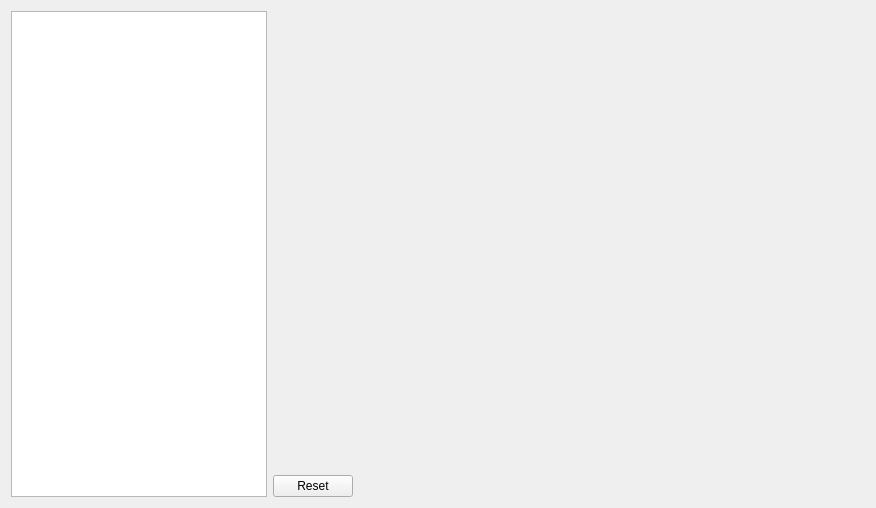
<?xml version="1.0" encoding="UTF-8"?>
<ui version="4.0">
 <class>RoboConfig</class>
 <widget class="QWidget" name="RoboConfig">
  <property name="geometry">
   <rect>
    <x>0</x>
    <y>0</y>
    <width>876</width>
    <height>508</height>
   </rect>
  </property>
  <property name="sizePolicy">
   <sizepolicy hsizetype="Expanding" vsizetype="Expanding">
    <horstretch>0</horstretch>
    <verstretch>0</verstretch>
   </sizepolicy>
  </property>
  <property name="minimumSize">
   <size>
    <width>0</width>
    <height>0</height>
   </size>
  </property>
  <property name="maximumSize">
   <size>
    <width>16777215</width>
    <height>16777215</height>
   </size>
  </property>
  <property name="windowTitle">
   <string>Form</string>
  </property>
  <layout class="QGridLayout" name="gridLayout">
   <item row="1" column="1">
    <widget class="QStackedWidget" name="stackedWidget">
     <property name="sizePolicy">
      <sizepolicy hsizetype="Preferred" vsizetype="Preferred">
       <horstretch>0</horstretch>
       <verstretch>0</verstretch>
      </sizepolicy>
     </property>
     <property name="minimumSize">
      <size>
       <width>0</width>
       <height>0</height>
      </size>
     </property>
     <property name="maximumSize">
      <size>
       <width>16777215</width>
       <height>16777215</height>
      </size>
     </property>
    </widget>
   </item>
   <item row="2" column="1">
    <widget class="QDialogButtonBox" name="buttonBox">
     <property name="sizePolicy">
      <sizepolicy hsizetype="Preferred" vsizetype="Fixed">
       <horstretch>0</horstretch>
       <verstretch>0</verstretch>
      </sizepolicy>
     </property>
     <property name="toolTip">
      <string>Restore default configuration</string>
     </property>
     <property name="standardButtons">
      <set>QDialogButtonBox::Reset</set>
     </property>
     <property name="centerButtons">
      <bool>false</bool>
     </property>
    </widget>
   </item>
   <item row="1" column="0" rowspan="2">
    <widget class="QTreeWidget" name="treeWidget">
     <property name="sizePolicy">
      <sizepolicy hsizetype="Preferred" vsizetype="Preferred">
       <horstretch>0</horstretch>
       <verstretch>0</verstretch>
      </sizepolicy>
     </property>
     <property name="minimumSize">
      <size>
       <width>20</width>
       <height>0</height>
      </size>
     </property>
     <property name="frameShape">
      <enum>QFrame::StyledPanel</enum>
     </property>
     <property name="autoScrollMargin">
      <number>10</number>
     </property>
     <property name="editTriggers">
      <set>QAbstractItemView::NoEditTriggers</set>
     </property>
     <property name="indentation">
      <number>10</number>
     </property>
     <attribute name="headerVisible">
      <bool>false</bool>
     </attribute>
     <attribute name="headerDefaultSectionSize">
      <number>80</number>
     </attribute>
     <column>
      <property name="text">
       <string notr="true">1</string>
      </property>
     </column>
    </widget>
   </item>
  </layout>
 </widget>
 <resources/>
 <connections/>
</ui>
